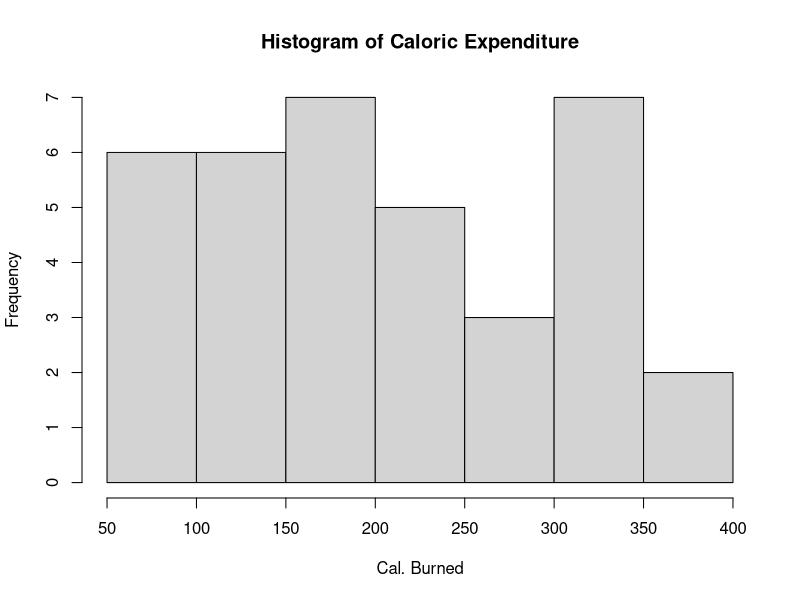
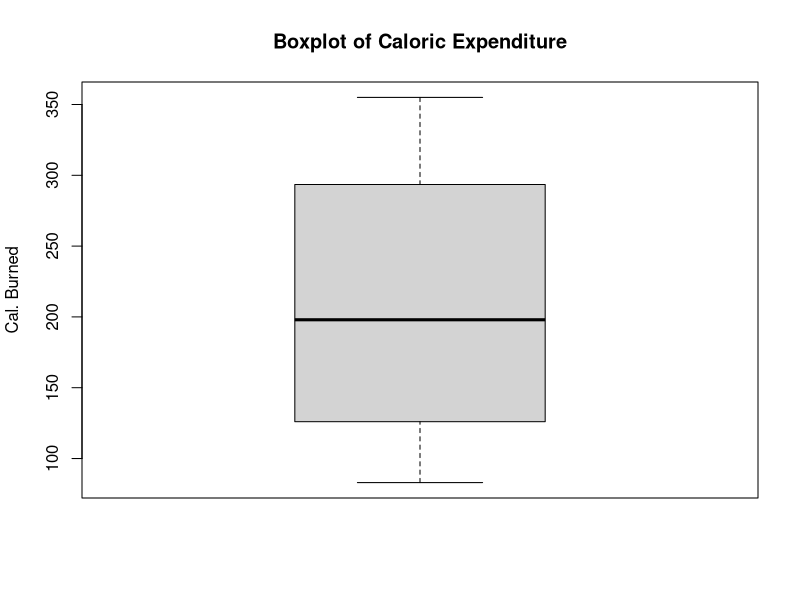
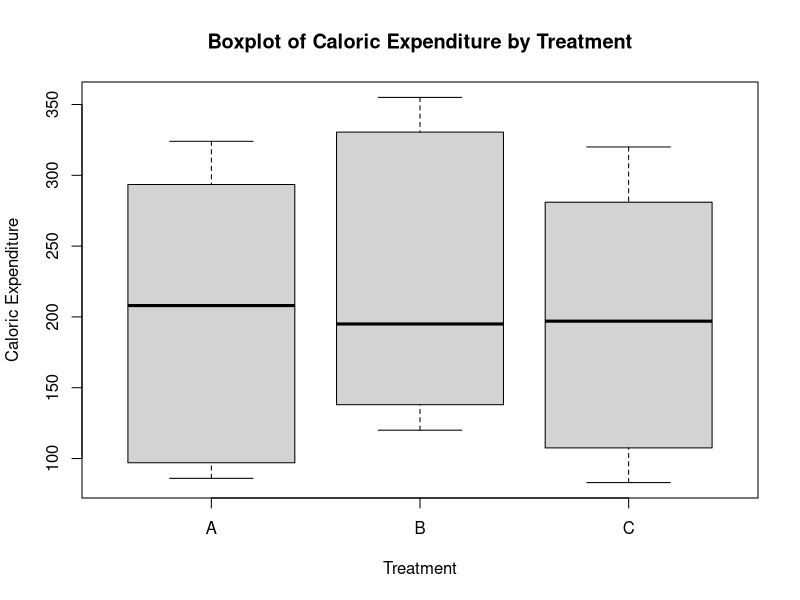
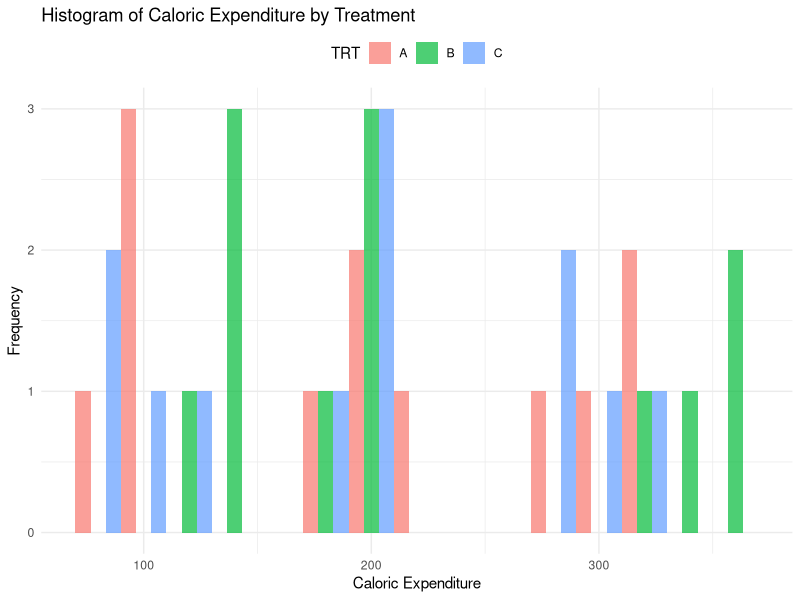

Write the R code that produced these figures, in order.
setwd('~/Desktop/STA 536/Final Project')

# Libraries
library(ggplot2)
library(readxl)
library(dplyr)

# Loading in data
data1 <- read_excel("randomized_data_1.xlsx")
data2 <- read_excel("randomized_data_2.xlsx")
data3 <- read_excel("randomized_data_3.xlsx")
data4 <- read_excel("randomized_data_4.xlsx")

data <- rbind(data1, data2, data3, data4)

# Exploratory Data Analysis
by(data$`Cal. Burned`, data$TRT, summary)
hist(data$`Cal. Burned`, main = 'Histogram of Caloric Expenditure',
     xlab = 'Cal. Burned', ylab = 'Frequency')
boxplot(data$`Cal. Burned`, main = 'Boxplot of Caloric Expenditure',
        ylab = 'Cal. Burned')

# Box plot grouped by treatment
boxplot(data$`Cal. Burned` ~ data$TRT, data = data,
        main = "Boxplot of Caloric Expenditure by Treatment",
        xlab = "Treatment", ylab = "Caloric Expenditure")

# Histogram grouped by TRT
ggplot(data, aes(x = `Cal. Burned`, fill = TRT)) +
  geom_histogram(binwidth = 20, position = "dodge", alpha = 0.7) +
  labs(title = "Histogram of Caloric Expenditure by Treatment",
       x = "Caloric Expenditure",
       y = "Frequency") +
  theme_minimal() +
  theme(legend.position = "top")
